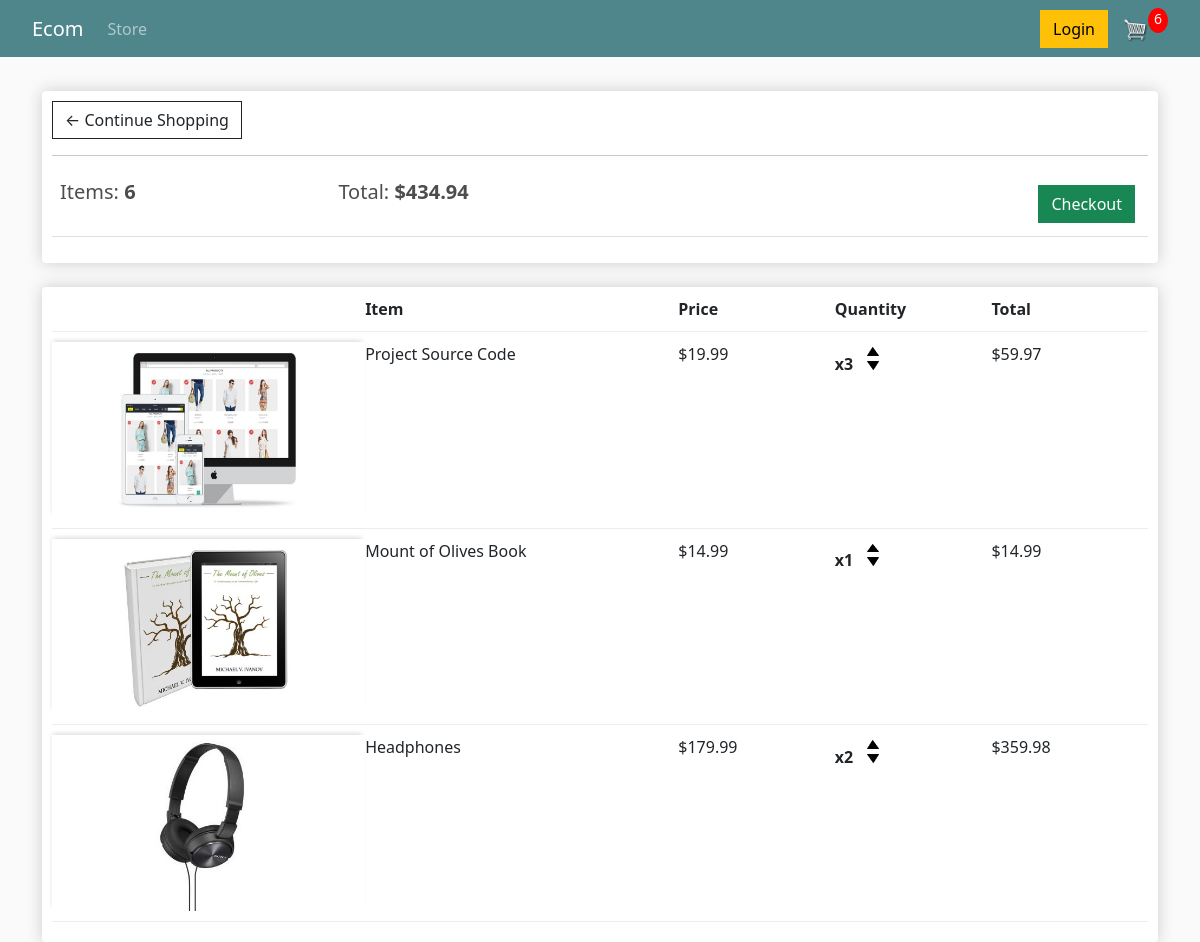
Before: /cart (signed in) with the older database file.
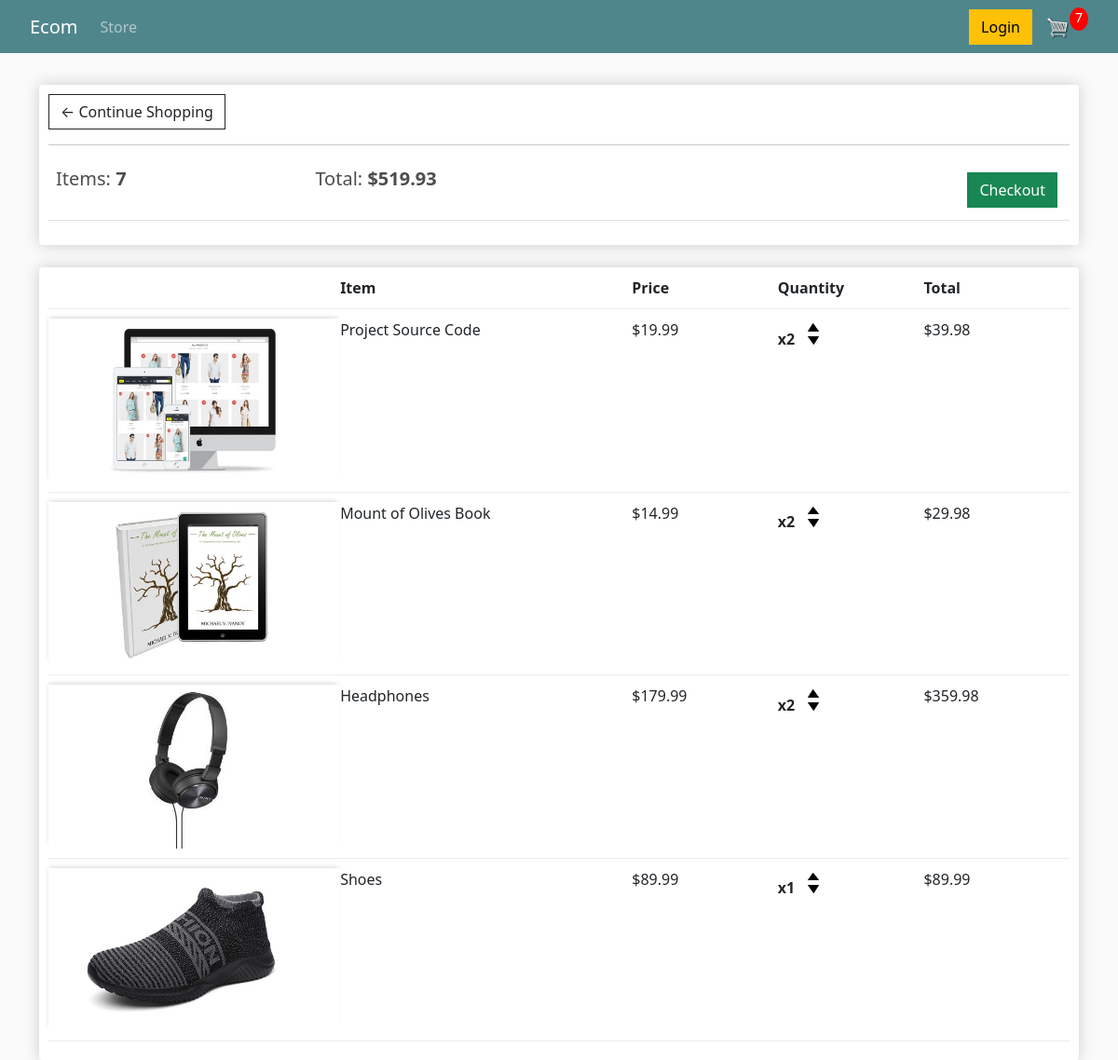
After: the same page with the newer database file.
### store/models.py (models this page shows, shortened)
class Order(models.Model):
    customer = models.ForeignKey(
        Customer, on_delete=models.SET_NULL, null=True, blank=True)
    date_ordered = models.DateTimeField(auto_now_add=True)
    complete = models.BooleanField(default=False)
    transaction_id = models.CharField(max_length=100, null=True)
    @property
    def get_cart_total(self):
        orderitems = self.orderitem_set.all()  # type: ignore
        total = sum([item.get_total for item in orderitems])
        return total
    @property
    def get_cart_items(self):
        orderitems = self.orderitem_set.all()  # type: ignore
        total = sum([item.quantity for item in orderitems])
        return total

class OrderItem(models.Model):
    product = models.ForeignKey(Product, on_delete=models.SET_NULL, null=True)
    order = models.ForeignKey(Order, on_delete=models.SET_NULL, null=True)
    quantity = models.IntegerField(default=0, null=True, blank=True)
    date_added = models.DateTimeField(auto_now_add=True)
    @property
    def get_total(self):
        total = self.product.price * self.quantity  # type: ignore
        return total

class Product(models.Model):
    name = models.CharField(max_length=200, null=True)
    price = models.DecimalField(max_digits=7, decimal_places=2)
    digital = models.BooleanField(default=False, null=True, blank=False)
    image = models.ImageField(null=True, blank=True)

### store/views.py (the view)
# urls.py: path("cart", views.cart, name="cart"),
def cart(request):
    data = cartData(request)
    cartItems = data["cartItems"]
    order = data["order"]
    items = data["items"]
    context = {
        "items": items,
        "order": order,
        "cartItems": cartItems
    }
    return render(request, "store/cart.html", context)

### store/utils.py (called while the page is built)
def cartData(request):
    if request.user.is_authenticated:
        customer = request.user.customer
        order, created = Order.objects.get_or_create(
            customer=customer, complete=False)
        items = order.orderitem_set.all()  # type: ignore
        cartItems = order.get_cart_items
    else:
        cookieData = cookieCart(request)
        cartItems = cookieData["cartItems"]
        order = cookieData["order"]
        items = cookieData["items"]
    return {
        "cartItems": cartItems,
        "order": order,
        "items": items
    }

### store/templates/store/cart.html
{% extends "store/main.html" %}
{% load static %}
{% block content %}
    <div class="row">
        <div class="col-lg-12">
            <div class="box-element">
                <a class="btn btn-outline-dark" href="{% url "store" %}">&#x2190; Continue Shopping</a>
                <hr>
                <table class="table">
                    <tr>
                        <th><h5>Items: <strong>{{order.get_cart_items}}</strong></h5></th>
                        <th><h5>Total: <strong>${{order.get_cart_total|floatformat:2}}</strong></h5></th>
                        <th>
                            <a style="float: right;margin:5px" href="{% url "checkout" %}" class="btn btn-success">Checkout</a>
                        </th>
                    </tr>
                </table>
            </div>
            <br>
            <div class="box-element">
                <div class="cart-row">
                    <div style="flex:2"></div>
                    <div style="flex:2"><strong>Item</strong></div>
                    <div style="flex:1"><strong>Price</strong></div>
                    <div style="flex:1"><strong>Quantity</strong></div>
                    <div style="flex:1"><strong>Total</strong></div>
                </div>
                {% for item in items %}
                <div class="cart-row">
                    <div style="flex:2">
                        {% if item.product.image %}
                        <img class="thumbnail" src="{{item.product.image.url}}" alt="product">
                        {% else %}
                        <img class="thumbnail" src="{% static "images/placeholder.png" %}" alt="product">
                        {% endif %}
                    </div>
                    <div style="flex:2">{{item.product.name}}</div>
                    <div style="flex:1">${{item.product.price|floatformat:2}}</div>
                    <div style="flex:1">
                        <p class="quantity">x{{item.quantity}}</p>
						<div class="quantity">
							<img data-product={{item.product.id}} data-action="add" class="chg-quantity update-cart" src="{% static  'images/arrow-up.png' %}">
							<img data-product={{item.product.id}} data-action="remove" class="chg-quantity update-cart" src="{% static  'images/arrow-down.png' %}">
						</div>
                    </div>
                    <div style="flex:1">${{item.get_total|floatformat:2}}</div>
                </div>
                {% endfor %}
            </div>
        </div>
    </div>
{% endblock content %}

Changed rows visible on the page:
changed through a linked row, Order: get_cart_items "6" → "7"; get_cart_total "434.94" → "519.93"
changed OrderItem "Project Source Code": quantity "3" → "2"; get_total "59.97" → "39.98"
changed OrderItem "Mount of Olives Book": quantity "1" → "2"; get_total "14.99" → "29.98"
added OrderItem: product.image (picture), product.name "Shoes", product.price "89.99", quantity "1", get_total "89.99"
Other visible differences:
{{ cartItems }}: "6" → "7"
